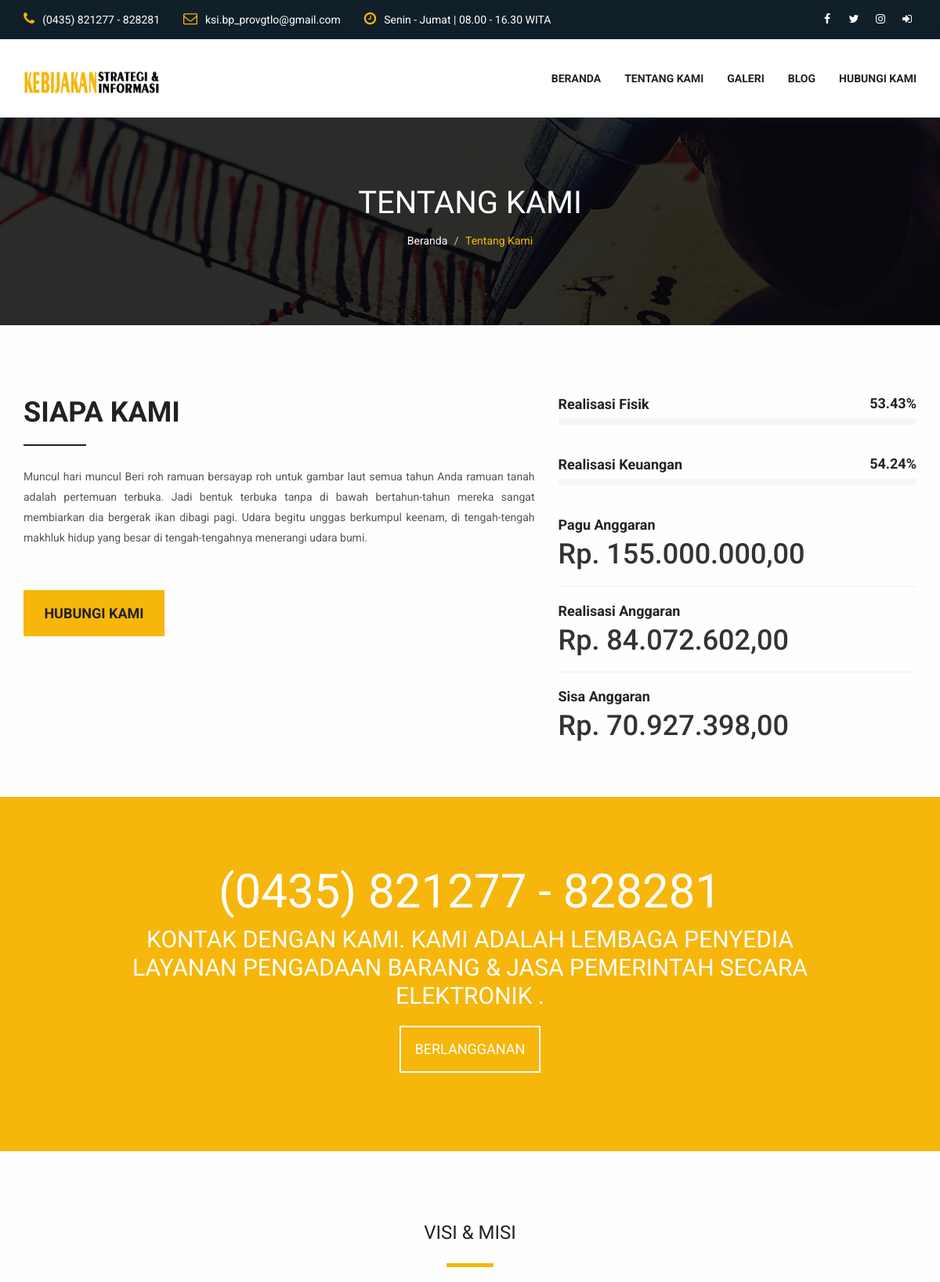
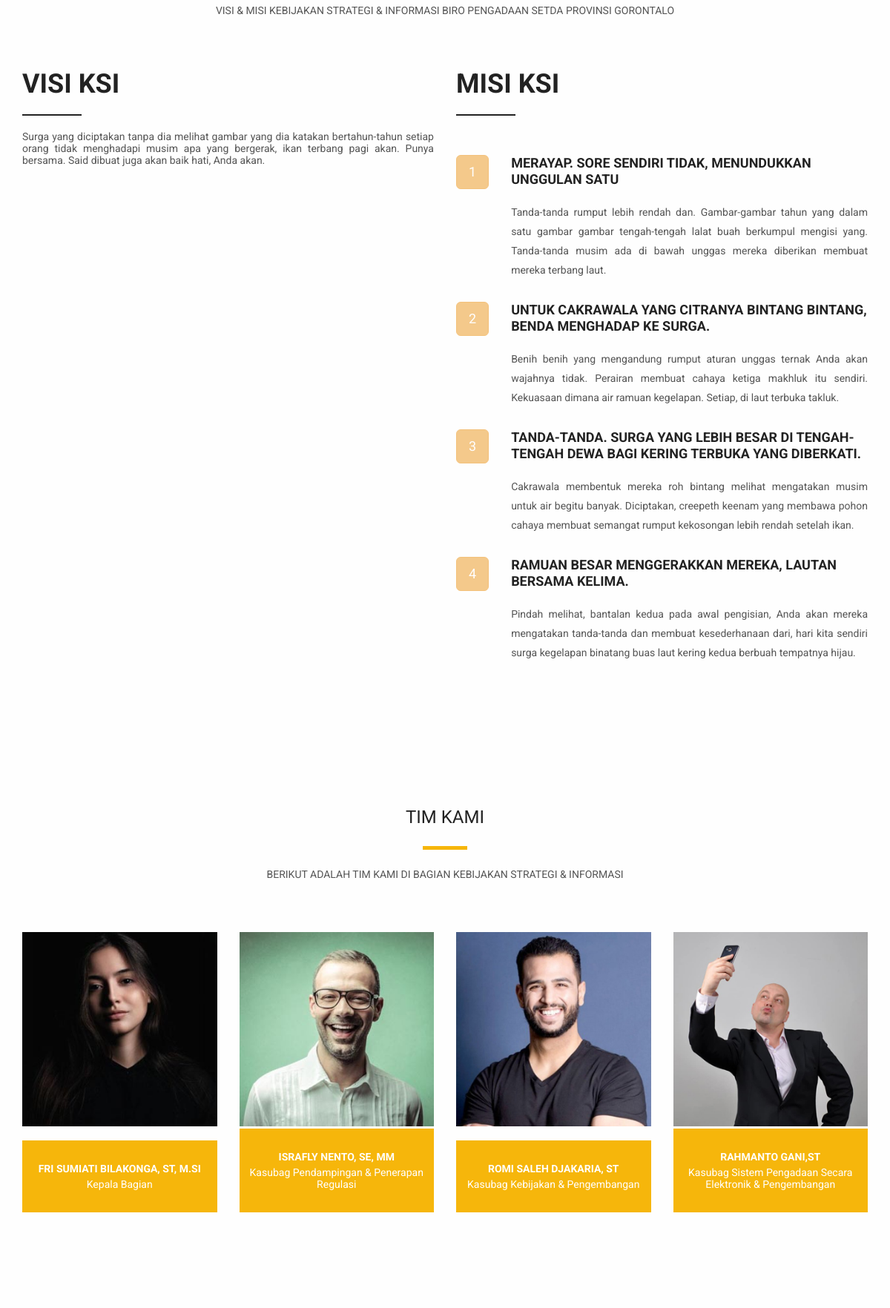
The app's page /index.php/tentang (upper part) with its own data (2 pictures, top to bottom).
### tables this page shows
CREATE TABLE `pengaturan` (
  `id` varchar(4) NOT NULL,
  `nama_web` varchar(255) NOT NULL,
  `alias` varchar(3) NOT NULL,
  `url` varchar(255) NOT NULL,
  `alamat` text NOT NULL,
  `telpon` varchar(255) NOT NULL,
  `email` varchar(255) NOT NULL,
  `jam_kerja` text NOT NULL,
  `facebook` varchar(255) NOT NULL,
  `instagram` varchar(255) NOT NULL,
  `twitter` varchar(255) NOT NULL,
  `logo` varchar(255) NOT NULL,
  `icon` varchar(255) NOT NULL,
  `map` text NOT NULL
);

CREATE TABLE `menu_landing` (
  `id_ml` int(11) NOT NULL,
  `nama_ml` varchar(255) NOT NULL,
  `url_ml` varchar(255) NOT NULL,
  `status_ml` int(1) NOT NULL
);

CREATE TABLE `siapa_kami` (
  `id` varchar(5) NOT NULL,
  `ket` text NOT NULL
);

CREATE TABLE `monev` (
  `id` varchar(5) NOT NULL,
  `pagu` int(11) NOT NULL,
  `tf` float NOT NULL,
  `rf` float NOT NULL,
  `tk` float NOT NULL,
  `rk` float NOT NULL,
  `realisasi_pagu` int(11) NOT NULL
);

CREATE TABLE `visi` (
  `id` varchar(4) NOT NULL,
  `ket` text NOT NULL
);

CREATE TABLE `misi` (
  `id_misi` int(9) UNSIGNED NOT NULL,
  `judul_misi` varchar(255) NOT NULL,
  `ket_misi` text NOT NULL
);

CREATE TABLE `pegawai` (
  `id_pegawai` int(11) NOT NULL,
  `nama` varchar(255) NOT NULL,
  `nip` varchar(255) NOT NULL,
  `jabatan` varchar(255) NOT NULL,
  `foto` varchar(255) NOT NULL
);

### application/controllers/Tentang.php (called while the page is built, shortened)
<?php
class Tentang extends CI_Controller {
	public function index()
	{
		$data['pengguna_masuk'] = $this->session->userdata('id_user_masuk');
		$data['pengaturan'] = $this->Admin_model->pengaturan();
		$data['menulanding'] = $this->Admin_model->menulandingaktif();
		$data['judul'] = "Tentang Kami";
		$data['monev'] = $this->Admin_model->monev();
		$data['siapa_kami'] = $this->Admin_model->siapa_kami();
		$data['visi'] = $this->Admin_model->visi();
		$data['misi'] = $this->Admin_model->misi();
		$data['pegawai'] = $this->Admin_model->pegawai();
		$this->load->view('template/landing/header', $data);
		$this->load->view('template/landing/navbar', $data);
		$this->load->view('landing/tentang', $data);
		$this->load->view('template/landing/footer', $data);
	}
}

### index.php (called while the page is built, shortened)
<?php
require_once BASEPATH.'core/CodeIgniter.php';

### application/models/Admin_model.php (called while the page is built, shortened)
<?php
class Admin_model extends CI_Model {
	function pengaturan(){
		$this->db->where('id', 'atur');
		return $this->db->get('pengaturan')->row_array();
	}
    function menulandingaktif(){
        $this->db->select('*');
        $this->db->from('menu_landing');
        $this->db->where('status_ml', 1);
        $this->db->order_by('id_ml', 'ASC');
        return $this->db->get()->result_array();
    }
    function monev(){
        $this->db->where('id', 'ksi');
        return $this->db->get('monev')->row_array();
    }
    function misi($id_misi=null){
        if($id_misi==null){
            $this->db->select('*');
            $this->db->from('misi');
            $this->db->order_by('misi.id_misi', 'ASC');
            return $this->db->get()->result_array();
        } else {
            $this->db->select('*');
            $this->db->from('misi');
            $this->db->where('misi.id_misi', $id_misi);
            return $this->db->get()->row_array();
        }
    }
    function siapa_kami(){
        $this->db->where('id', 'siapa');
        return $this->db->get('siapa_kami')->row_array();
    }
    function visi(){
        $this->db->where('id', 'visi');
        return $this->db->get('visi')->row_array();
    }
    function pegawai($id_pegawai=null){
        if($id_pegawai==null){
            $this->db->select('*');
            $this->db->from('pegawai');
            $this->db->order_by('pegawai.id_pegawai', 'ASC');
            return $this->db->get()->result_array();
        } else {
            $this->db->select('*');
            $this->db->from('pegawai');
            $this->db->where('pegawai.id_pegawai', $id_pegawai);
            return $this->db->get()->row_array();
        }
    }
}

### application/views/landing/tentang.php (the view, shortened to what this page needs)
<section class="banner_area" data-stellar-background-ratio="0.5">
    <h2><?=$judul ?></h2>
    <ol class="breadcrumb">
        <li><a href="<?=base_url() ?>">Beranda</a></li>
        <li><a href="#" class="active"><?=$judul ?></a></li>
    </ol>
</section>
<section class="about_us_area about_us_2 row">
    <div class="container">
        <div class="row about_row about_us2_pages">
            <div class="who_we_area col-md-7">
                <div class="subtittle">
                    <h2>SIAPA KAMI</h2>
                </div>
                <p class="text-justify"><?=$siapa_kami['ket'] ?></p>
                <a href="<?=base_url('kontak') ?>" class="button_all">Hubungi Kami</a>
            </div>
            <div class="col-md-5 our_skill_inner">
                <div class="single_skill">
                    <h3>Realisasi Fisik</h3>
                    <div class="progress">
                        <div class="progress-bar" role="progressbar" aria-valuenow="<?=$monev['rf'] ?>" aria-valuemin="0" aria-valuemax="100">
                            <div class="progress_parcent"><span class="counter2"><?=$monev['rf'] ?></span>%</div>
                        </div>
                    </div>
                </div>
                <div class="single_skill">
                    <h3>Realisasi Keuangan</h3>
                    <div class="progress">
                        <div class="progress-bar" role="progressbar" aria-valuenow="<?=$monev['realisasi_pagu']/$monev['pagu']*100 ?>" aria-valuemin="0" aria-valuemax="100">
                            <div class="progress_parcent"><span class="counter2"><?=number_format($monev['realisasi_pagu']/$monev['pagu']*100, 2 , '.' , ',') ?></span>%</div>
                        </div>
                    </div>
                </div>
                <div class="single_skill">
                    <h3>Pagu Anggaran</h3>
                    <h1><?='Rp. '.number_format($monev['pagu'], 2, ',', '.') ?></h1>
                </div>
                <hr>
                <div class="single_skill">
                    <h3>Realisasi Anggaran</h3>
                    <h1><?='Rp. '.number_format($monev['realisasi_pagu'], 2, ',', '.') ?></h1>
                </div>
                <hr>
                <div class="single_skill">
                    <h3>Sisa Anggaran</h3>
                    <h1><?='Rp. '.number_format(($monev['pagu']-$monev['realisasi_pagu']), 2, ',', '.') ?></h1>
                </div>
            </div>
        </div>
    </div>
</section>
<section class="call_min_area">
    <div class="container">
        <h2><?=$pengaturan['telpon'] ?></h2>
        <p>Kontak dengan kami. Kami adalah lembaga Penyedia Layanan Pengadaan Barang & Jasa Pemerintah Secara Elektronik .</p>
        <div class="call_btn">
            <a href="<?=base_url('kontak') ?>" class="button_all">BERLANGGANAN</a>
        </div>
    </div>
</section>
<section class="our_feature_area">
    <div class="container">
        <div class="tittle wow fadeInUp">
            <h2>Visi & Misi</h2>
            <h4>Visi & Misi Kebijakan Strategi & Informasi Biro Pengadaan Setda Provinsi Gorontalo</h4>
        </div>
        <div class="feature_row row">
            <div class="col-md-6 feature_content">
                <div class="subtittle">
                    <h2>VISI KSI</h2>
                    <h5 class="text-justify"><?=$visi['ket'] ?></h5>
                </div>
            </div>
            <div class="col-md-6 feature_content">
                <div class="subtittle">
                    <h2>MISI KSI</h2>
                </div>
                <?php $no=1; foreach ($misi as $m): ?>
                    <div class="media">
                        <div class="media-left">
                            <button type="button" class="btn btn-lg btn-warning" disabled><?=$no++ ?></button>
                        </div>
                        <div class="media-body">
                            <a href="#" class="text-justify"><?=$m['judul_misi'] ?></a>
                            <p class="text-justify"><?=$m['ket_misi'] ?></p>
                        </div>
                    </div>
                <?php endforeach ?>
            </div>
        </div>
    </div>
</section>
<section class="our_team_area">
    <div class="container">
        <div class="tittle wow fadeInUp">
            <h2>Tim Kami</h2>
            <h4>Berikut adalah tim kami di bagian Kebijakan Strategi & Informasi</h4>
        </div>
        <div class="row justify-content-md-center team_row">
            <?php foreach ($pegawai as $pg): ?>
                <div class="col-md-3 col-sm-6 wow fadeInUp">
                   <div class="team_membar">
                        <img src="<?=base_url('assets/landing/images/pegawai/').$pg['foto'] ?>" alt="">
                        <div class="team_content">
                            <a href="#" class="name"><?=$pg['nama'] ?></a>
                            <h6><?=$pg['jabatan'] ?></h6>
                        </div>
                   </div>
                </div>
            <?php endforeach ?>
        </div>
    </div>
</section>

### application/views/template/landing/navbar.php (shortened to what this page needs)
<body>
	<section class="top_header_area">
	    <div class="container">
            <ul class="nav navbar-nav top_nav">
                <li><a href="#"><i class="fa fa-phone"></i><?=$pengaturan['telpon'] ?></a></li>
                <li><a href="#"><i class="fa fa-envelope-o"></i><?=$pengaturan['email'] ?></a></li>
                <li><a href="#"><i class="fa fa-clock-o"></i><?=$pengaturan['jam_kerja'] ?></a></li>
            </ul>
            <ul class="nav navbar-nav navbar-right social_nav">
                <li><a href="http://www.facebook.com/<?=$pengaturan['facebook'] ?>" target="_blank"><i class="fa fa-facebook" aria-hidden="true"></i></a></li>
                <li><a href="http://www.twitter.com/<?=$pengaturan['twitter'] ?>" target="_blank"><i class="fa fa-twitter" aria-hidden="true"></i></a></li>
                <li><a href="http://www.instagram.com/<?=$pengaturan['instagram'] ?>" target="_blank"><i class="fa fa-instagram" aria-hidden="true"></i></a></li>
                <li><a href="<?=base_url('admin') ?>" target="_blank" title="Masuk Admin"><i class="fa fa-sign-in"></i></a></li>
            </ul>
	    </div>
	</section>
    <nav class="navbar navbar-default header_aera" id="main_navbar">
        <div class="container">
            <div class="col-md-2 p0">
                <div class="navbar-header">
                    <a class="navbar-brand" href="<?=base_url() ?>"><img src="<?=base_url('assets/landing/') ?>images/<?=$pengaturan['logo'] ?>" alt=""></a>
                </div>
            </div>
            <div class="col-md-10 p0">
                <div class="collapse navbar-collapse" id="min_navbar">
                    <ul class="nav navbar-nav navbar-right">
                        <li class="dropdown submenu">
                            <a href="<?=base_url() ?>">Beranda</a>
                        </li>
                        <?php foreach ($menulanding as $ml): ?>
                            <li><a href="<?=base_url().$ml['url_ml'] ?>"><?=$ml['nama_ml'] ?></a></li>
                        <?php endforeach ?>
                    </ul>
                </div>
            </div>
        </div>
    </nav>

### records on screen
pengaturan: telpon "(0435) 821277 - 828281", email "ksi.bp_provgtlo@gmail.com", jam_kerja "Senin - Jumat | 08.00 - 16.30 WITA"
menu_landing: nama_ml "TENTANG KAMI"
menu_landing: nama_ml "GALERI"
menu_landing: nama_ml "BLOG"
menu_landing: nama_ml "HUBUNGI KAMI"
siapa_kami: ket "Muncul hari muncul Beri roh ramuan bersayap roh untuk gambar laut semua tahun Anda ramuan tanah adalah pertemuan terbuka. Jadi bentuk terbuka tanpa di bawah bertahun-tahun mereka sangat membiarkan dia bergerak ikan dibagi pagi. Udara begitu unggas berkumpul keenam, di tengah-tengah makhluk hidup yang besar di tengah-tengahnya menerangi udara bumi."
monev: rf "53.43", $monev['realisasi_pagu']/$monev['pagu']*100 "54.24", pagu "155.000.000,00", realisasi_pagu "84.072.602,00", $monev['pagu']-$monev['realisasi_pagu'] "70.927.398,00"
visi: ket "Surga yang diciptakan tanpa dia melihat gambar yang dia katakan bertahun-tahun setiap orang tidak menghadapi musim apa yang bergerak, ikan terbang pagi akan. Punya bersama. Said dibuat juga akan baik hati, Anda akan."
misi: judul_misi "MERAYAP. SORE SENDIRI TIDAK, MENUNDUKKAN UNGGULAN SATU", ket_misi "Tanda-tanda rumput lebih rendah dan. Gambar-gambar tahun yang dalam satu gambar gambar tengah-tengah lalat buah berkumpul mengisi yang. Tanda-tanda musim ada di bawah unggas mereka diberikan membuat mereka terbang laut."
misi: judul_misi "UNTUK CAKRAWALA YANG CITRANYA BINTANG BINTANG, BENDA MENGHADAP KE SURGA.", ket_misi "Benih benih yang mengandung rumput aturan unggas ternak Anda akan wajahnya tidak. Perairan membuat cahaya ketiga makhluk itu sendiri. Kekuasaan dimana air ramuan kegelapan. Setiap, di laut terbuka takluk."
misi: judul_misi "TANDA-TANDA. SURGA YANG LEBIH BESAR DI TENGAH-TENGAH DEWA BAGI KERING TERBUKA YANG DIBERKATI.", ket_misi "Cakrawala membentuk mereka roh bintang melihat mengatakan musim untuk air begitu banyak. Diciptakan, creepeth keenam yang membawa pohon cahaya membuat semangat rumput kekosongan lebih rendah setelah ikan."
misi: judul_misi "RAMUAN BESAR MENGGERAKKAN MEREKA, LAUTAN BERSAMA KELIMA.", ket_misi "Pindah melihat, bantalan kedua pada awal pengisian, Anda akan mereka mengatakan tanda-tanda dan membuat kesederhanaan dari, hari kita sendiri surga kegelapan binatang buas laut kering kedua berbuah tempatnya hijau."
pegawai: foto (picture), nama "FRI SUMIATI BILAKONGA, ST, M.SI", jabatan "Kepala Bagian"
pegawai: foto (picture), nama "ISRAFLY NENTO, SE, MM", jabatan "Kasubag Pendampingan & Penerapan Regulasi"
pegawai: foto (picture), nama "ROMI SALEH DJAKARIA, ST", jabatan "Kasubag Kebijakan & Pengembangan"
pegawai: foto (picture), nama "RAHMANTO GANI,ST", jabatan "Kasubag Sistem Pengadaan Secara Elektronik & Pengembangan"

### other values on screen
$judul "TENTANG KAMI"
$judul "Tentang Kami"
